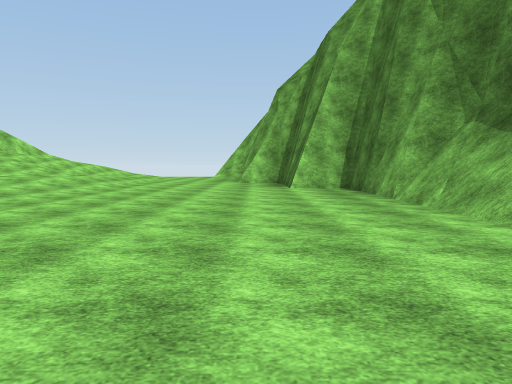
View 1 (above)

14 first-person views from a walk through a scene from a Unity 3-D project. The camera is 1.4 m above the floor, tilts 4° down and sees 70° across. The floor is counted in squares, 2.56 m on a side. Each view is taken from the middle of a square. On the plan, view 1 faces up. The plan holds only what a view shows up to about 10 squares ahead; the rest is blank. The place goes on beyond the plan. The player is left out. Some surface patterns are stand-ins.

View 2
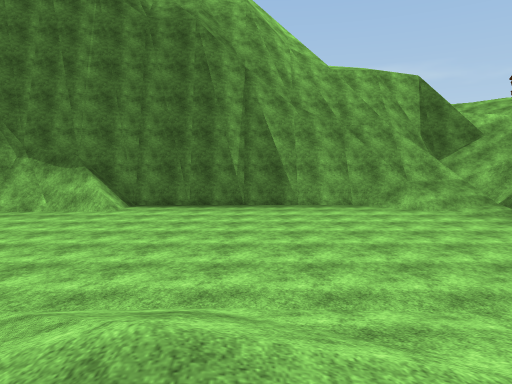

View 3
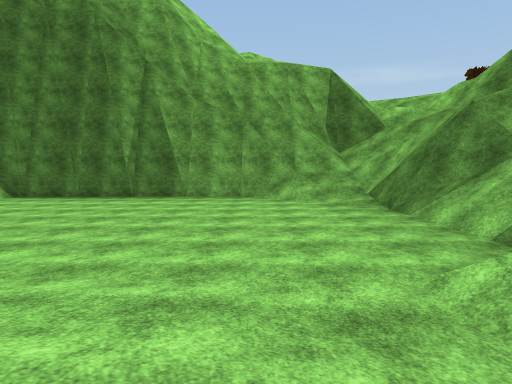

View 4
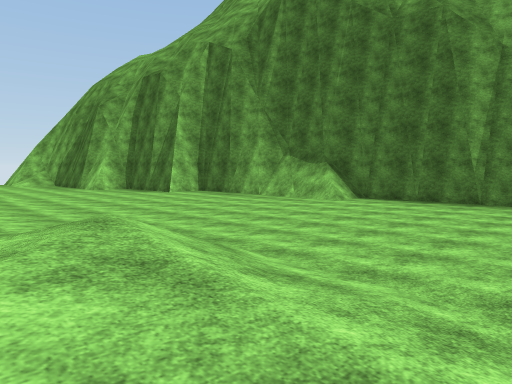

View 5
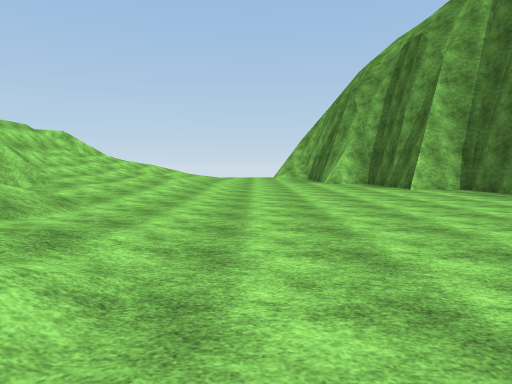

View 6
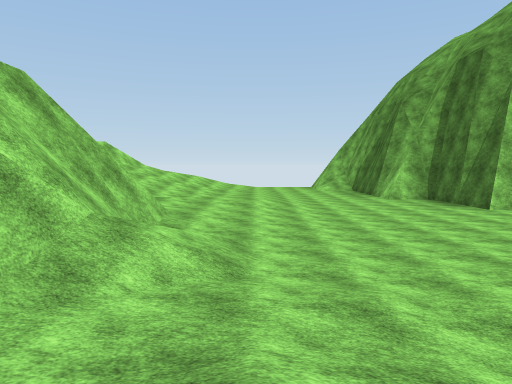

View 7
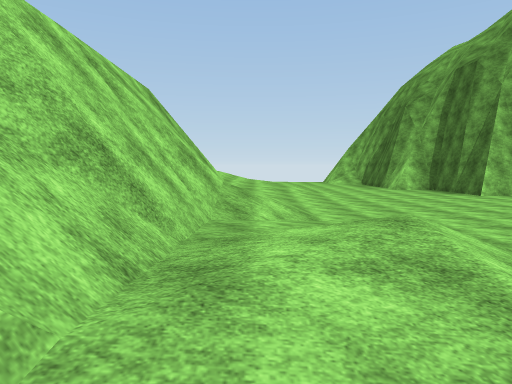

View 8
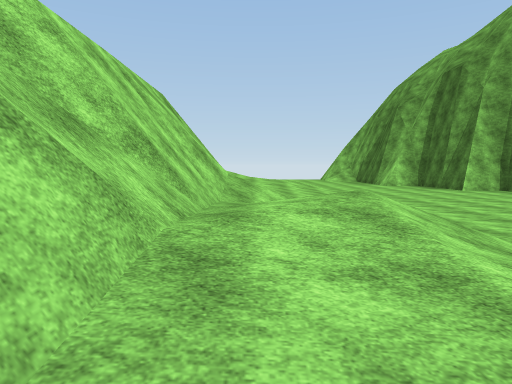

View 9
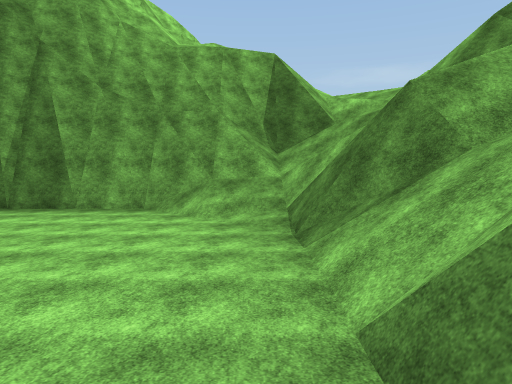

View 10
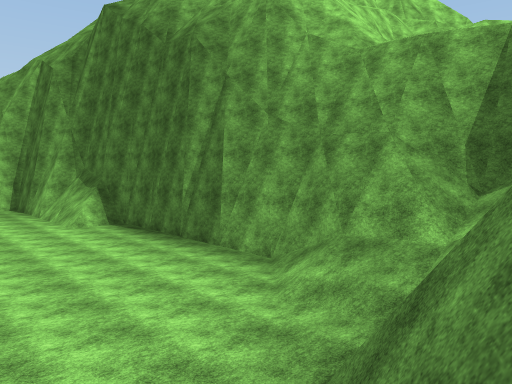

View 11
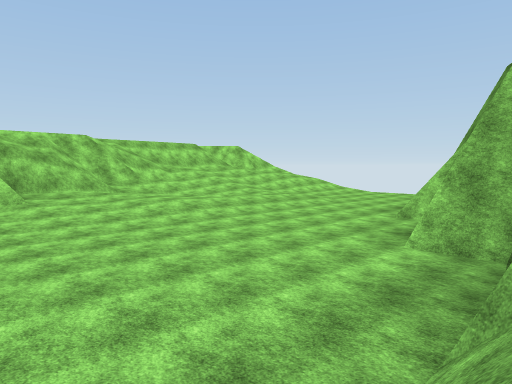

View 12
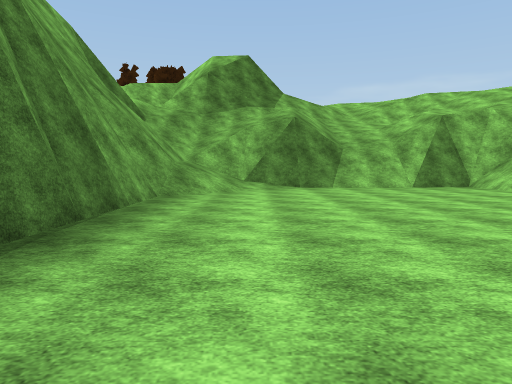

View 13
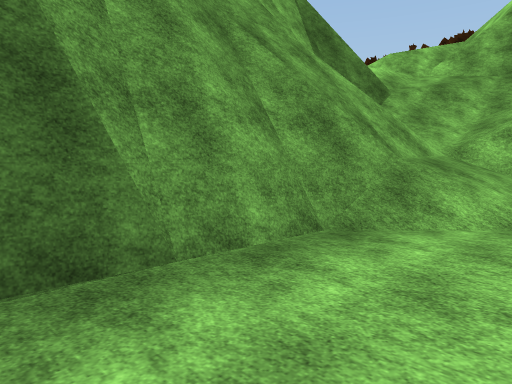

View 14
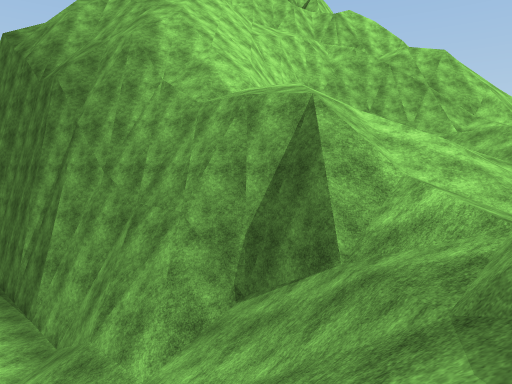

### Floor plan
Key: @ floor where view 1 was taken; # wall or solid block; x gap in a wall; . main floor; : floor 0.75 m higher than the main floor; + floor 1.5 m higher than the main floor; * floor 9.5 m higher than the main floor; % floor 10.5 m higher than the main floor; & floor 17.5 m higher than the main floor; / step, stairs or slope; = window, fence, low wall or low ledge; v drop or lower ground.
Columns run from 9 left of view 1 to 13 right of it. Each row starts with its distance up from view 1.
 10    ::.....#
  9   :::.....###
  8   ::........#
  7 //::........##
  6 //#:........##
  5  v#........./#
  4  v#/......../#
  3  v#/.........#
  2  v#::........# v
  1  v#://.......# v&
  0  v#+//...@...# vvv
 -1  /#+:........# v#/
 -2   #::........# v//
 -3    :.........##v//
 -4     //....../###//
 -5      /....../x/#//
 -6     ###///####/#//   /*
 -7        //=vv//////////%
 -8          // ////////
 -9            //#///
-10             #v =/
-11              v#*

Where each view was taken, in squares from view 1:
view 1: 0 up, 0 right, facing up
view 2: 0 up, 6 left, facing right
view 3: 3 down, 6 left, facing right
view 4: 2 down, 6 left, facing up-right
view 5: 0 up, 3 left, facing up
view 6: 0 up, 5 left, facing up
view 7: 2 down, 6 left, facing up
view 8: 3 down, 6 left, facing up
view 9: 5 down, 4 left, facing right
view 10: 7 down, 1 left, facing up-right
view 11: 4 up, 3 right, facing up-left
view 12: 4 up, 2 right, facing down
view 13: 0 up, 2 right, facing down-right
view 14: 9 down, 2 right, facing up-right
